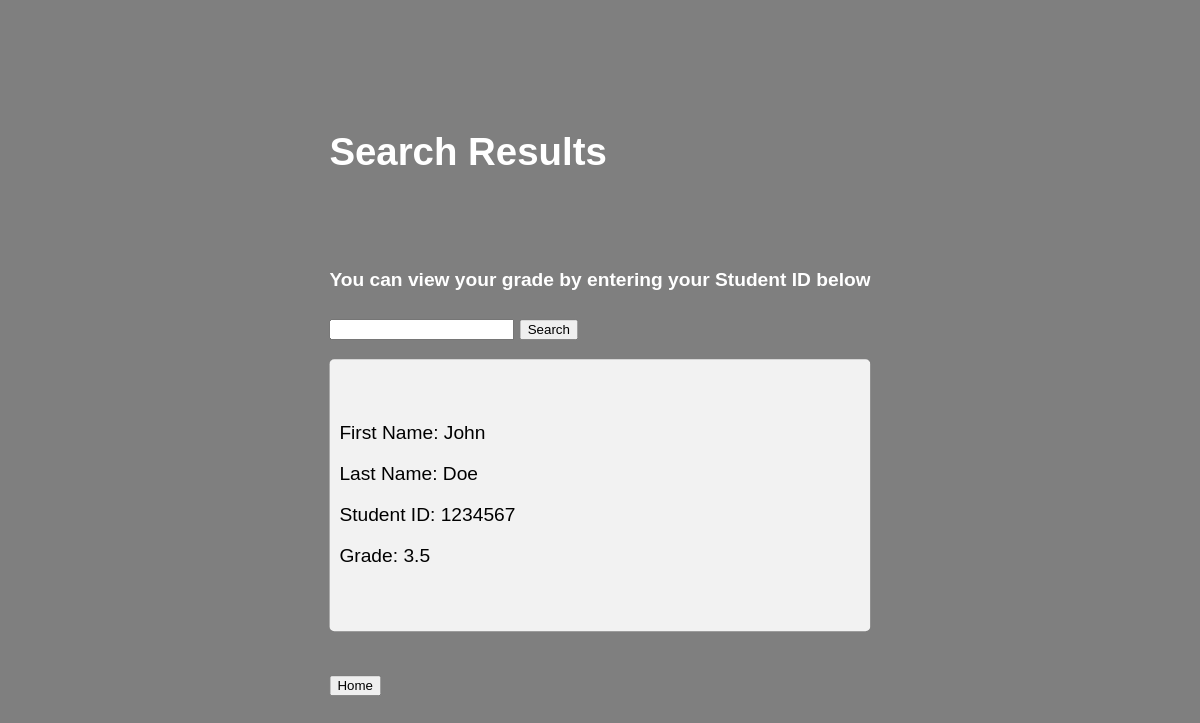
Screenshot of /data/search.php?studentId=1234567 with the database file from the repository.
### tables this page shows
CREATE TABLE gradebook (
    first_name VARCHAR(255) NOT NULL,
    last_name VARCHAR(255) NOT NULL,
    student_id INT(7) NOT NULL,
    grade DECIMAL(3, 1) NOT NULL
);

### data/search.php (the view, shortened to what this page needs)
<?php
$studentId = $_GET['studentId'];
$conn = new mysqli('sql', 'admin', 'password', 'info310_db');
$sql = "SELECT * FROM gradebook WHERE student_id = '$studentId'";
$result = $conn->query($sql);
if ($result->num_rows > 0) {
    $resultsHTML = "<div class='search-results'>";
    while ($row = $result->fetch_assoc()) {
        $resultsHTML .= "<div class='result'>";
        $resultsHTML .= "<p>First Name: " . $row["first_name"] . "</p>";
        $resultsHTML .= "<p>Last Name: " . $row["last_name"] . "</p>";
        $resultsHTML .= "<p>Student ID: " . $row["student_id"] . "</p>";
        $resultsHTML .= "<p>Grade: " . $row["grade"] . "</p>";
        $resultsHTML .= "</div>";
    }
    $resultsHTML .= "</div>";
} else {
    $resultsHTML = "<p>No results found for Student ID: $studentId</p>";
}
?>
<html>
<head>
    <link rel="stylesheet" href="search.css">
</head>
<body>
    <div class="hero-text">
        <h1>Search Results</h1>
        <br>
        <br>
        <h4>You can view your grade by entering your Student ID below</h4>
        <form action="search.php" method="GET">
            <input type="text" id="studentId" name="studentId" required>
            <input type="submit" value="Search">
        </form>
        <div class="results">
            <br>
            <br>
            <?php echo $resultsHTML; ?>
            <br>
            <br>
        </div>
        <br>
        <br>
        <button onclick="window.location.href = 'index.php';">Home</button>
        <br>
    </div>
</body>
</html>

### nginx/src/html/search.css (style rules this page uses)
body, html { height: 100%; margin: 0; padding: 0; font-family: "encode-sans", sans-serif; }
body { background-image: linear-gradient(rgba(0, 0, 0, 0.5), rgba(0, 0, 0, 0.5)), url("img/sav156.png"); background-position: center; background-repeat: no-repeat; background-size: cover; position: relative; }
.hero-text { text-align: left; position: absolute; top: 50%; left: 50%; transform: translate(-50%, -50%); font-size: larger; color: white; max-height: 80%; overflow-y: auto; }
h1, h2, h4, h6 { color: white; }
p { color: black; padding-left: 10px; }
.results { border-radius: 5px; background-color: #f2f2f2; }

### rows the page displays
gradebook: first_name "John", last_name "Doe", student "1234567", grade "3.5"
